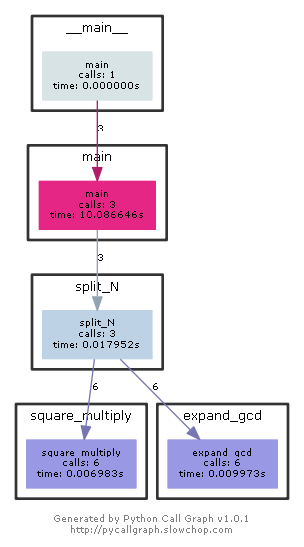

The Python source for this figure:
import random
from pycallgraph import Config
from pycallgraph import GlobbingFilter
from pycallgraph import PyCallGraph
from pycallgraph.output import GraphvizOutput

def square_multiply(a, n, m):  # 平方乘算法
    t = a % m
    result = 1
    judge = 1
    while n > 0:
        if judge & n:
            result = (result * t) % m
        n = n >> 1
        t = (t * t) % m
    return result


def expand_gcd(a, b):  # 欧几里得拓展算法

    # 前要判断
    if a == 0:
        if b > 0:
            return 0, 1, b
        else:
            return 0, -1, -b
    if b == 0:
        return 1, 0, a
    if a == 1 and b == 1:
        return 1, 0, 1
    # 准备工作
    t = 1  # 偏项，以便后续列表从i=-1开始，t+i表示第i项
    r = [a, b]
    x = [1, 0]
    y = [0, 1]
    q = [0, 0]

    i = -1

    q.append(r[t + i] // r[t + i + 1])  # q1

    i = 1
    while True:
        x_new = x[t + i - 2] - q[t + i] * x[t + i - 1]  # xi
        y_new = y[t + i - 2] - q[t + i] * y[t + i - 1]  # yi
        x.append(x_new)
        y.append(y_new)

        r_new = a * x[t + i] + b * y[t + i]  # ri
        if r_new == 0:
            break
        r.append(r_new)
        q_new = r[t + i - 1] // r[t + i]
        q.append(q_new)
        i = i + 1
    x_, y_, r_ = x[t + i - 1], y[t + i - 1], r[t + i - 1]

    if r_ < 0:
        x_ = -x_
        y_ = -y_
        r_ = -r_
    if x_ < 0:
        while x_ < 0:
            x_ = abs(b) // r_ + x_
        y_ = (r_ - a * x_) // b
    x_ = int(x_)
    y_ = int(y_)
    r_ = int(r_)
    return x_, y_, r_


def split_N(e, d, N):
    r = d * e - 1
    t = 0
    while r % 2 == 0:
        t += 1
        r = r >> 1

    while True:
        p = 0
        q = 0
        g = random.randint(2, N-1)
        x = square_multiply(g, r, N)
        for i in range(t):
            y = expand_gcd(x - 1, N)[2]
            if x > 1 and y > 1:
                p = y
                q = N // p
                break
            x = square_multiply(x, 2, N)
        if p != 0:
            break

    res = [p, q]
    res.sort()

    return res


def main():
    e = int(input().strip())
    d = int(input().strip())
    N = int(input().strip())

    p, q = split_N(e, d, N)

    print(p)
    print(q)


if __name__ == "__main__":
    ############################################################################
    '''
        生成函数调用图
    '''
    config = Config()
    config.trace_filter = GlobbingFilter(
        include=[
            '*'
        ]
    )
    config.trace_filter = GlobbingFilter(
        exclude=['pycallgraph.*']
    )
    ############################################################################

    graphviz = GraphvizOutput()
    graphviz.output_file = '已知公私钥分解合数N.png'
    with PyCallGraph(output=graphviz, config=config):
        for i in range(3):
            main()
